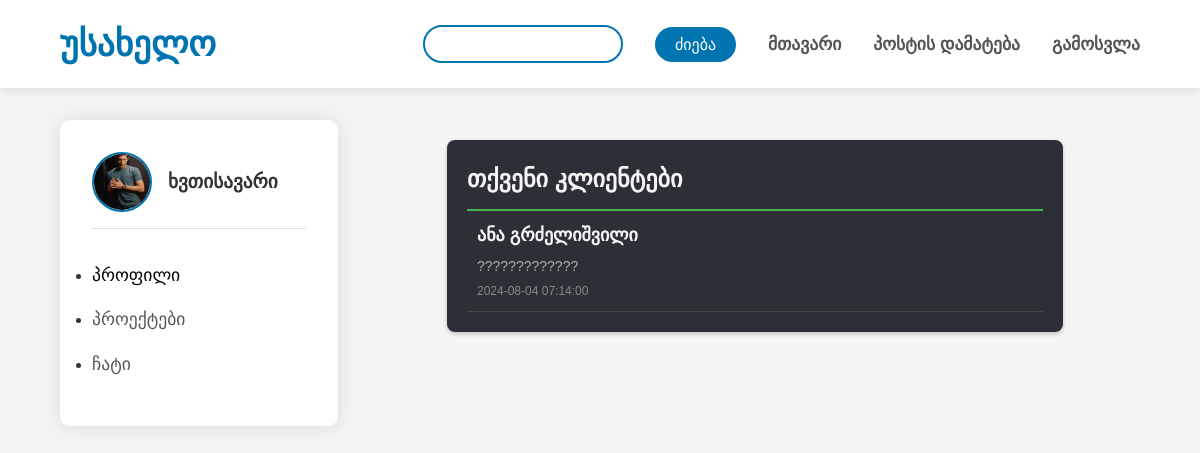
The page /chats (signed in) on the database its author committed.
### models.py (models this page shows, shortened)
class User(db.Model, UserMixin):
    id = db.Column(db.Integer, primary_key=True)
    username = db.Column(db.String(80), nullable=False)
    email = db.Column(db.String(120), unique=True, nullable=False)
    date_registered = db.Column(db.DateTime, nullable=False, default=datetime.utcnow)
    password = db.Column(db.String(120), nullable=False)
    friend_of = db.relationship('Friendship', backref='user')
    img = db.Column(db.String, nullable=False)

class Message(db.Model):
    id = db.Column(db.Integer, primary_key=True)
    sender_username = db.Column(db.String(150), nullable=False)
    receiver_username = db.Column(db.String(150), nullable=False)
    content = db.Column(db.Text, nullable=False)
    timestamp = db.Column(db.DateTime, default=datetime.utcnow)

### routes.py (the view)
@app.route('/chats')
@login_required
def chats():
    friends = Friendship.query.filter_by(username=current_user.username).all()
    recent_chats = []
    for friend in friends:
        recent_message = Message.query.filter(
            ((Message.sender_username == current_user.username) & (Message.receiver_username == friend.get_friend_username())) |
            ((Message.sender_username == friend.get_friend_username()) & (Message.receiver_username == current_user.username))
        ).order_by(Message.timestamp.desc()).first()
        recent_chats.append((friend.get_friend_username(), recent_message))
    return render_template('chats.html', recent_chats=recent_chats)

### models.py (called while the page is built)
    def get_friend_username(self):
        friend = User.query.get(self.friend_id)
        return friend.username if friend else None

### routes.py (called while the page is built)
@login_manager.user_loader
def load_user(user_id):
    return User.query.get(int(user_id))

### templates/chats.html
{% extends "base.html" %}
{% block styles %}
<link rel="stylesheet" href="{{ url_for('static', filename='styles/chat.css') }}">
{% endblock %}
{% block content %}
<div class="chats">
    <h2>თქვენი კლიენტები</h2>
    <ul class="chats-list">
        {% for friend_username, recent_message in recent_chats %}
        <li class="chat-item">
            <a href="{{ url_for('chat_with_user', username=friend_username) }}">
                <h3>{{ friend_username }}</h3>
                {% if recent_message %}
                <p class="recent-message">{{ recent_message.content }}</p>
                <small>{{ recent_message.timestamp.strftime('%Y-%m-%d %H:%M:%S') }}</small>
                {% endif %}
            </a>
        </li>
        {% endfor %}
    </ul>
</div>
{% endblock %}

### templates/base.html (shortened to what this page needs)
<!DOCTYPE html>
<html lang="ka">
<head>
    <link rel="stylesheet" href="/static/styles/base.css">
    {% block styles %}{% endblock %}
</head>
<body>
    <header>
        <nav>
            <h1>უსახელო</h1>
            <ul>
                {% if current_user.is_authenticated %}
                <input class="search-input" type="search">
                <input class="submit-input" type="submit" value="ძიება" style="font-family: TBC;">
                <li><a href="/">მთავარი</a></li>
                <li><a href="/add_post">პოსტის დამატება</a></li>
                <li><a href="/logout">გამოსვლა</a></li>
                {% else %}
                <li><a href="/login">შესვლა</a></li>
                <li><a href="/register">რეგისტრაცია</a></li>
                {% endif %}
            </ul>
        </nav>
    </header>
    <div class="container">
        {% if current_user.is_authenticated %}
        <aside>
            <div class="user-info">
                <img src="{{ url_for('static', filename='uploads/' ~ current_user.img) }}" alt="მომხმარებლის სურათი"
                    class="user-image">
                <p class="username">{{ current_user.username }}</p>
            </div>
            <ul class="side-links">
                <li><a href="{{ url_for('profile', username=current_user.username) }}" style="text-decoration: none; color: rgb(0, 0, 0);">პროფილი</a></li>
                <li><a href="/profile">პროექტები</a></li>
                <li><a href="/chats">ჩატი</a></li>
            </ul>
        </aside>
        {% endif %}
        <main>
            {% block content %}{% endblock %}
        </main>
    </div>
</body>
</html>

### static/styles/base.css (style rules this page uses)
* { margin: 0; padding: 0; box-sizing: border-box; }
html, body { height: 100%; font-family: 'TBC', Arial, sans-serif; line-height: 1.6; color: #333; background-color: #f4f4f4; overflow-x: hidden; }
header { background-color: #ffffff; box-shadow: 0 2px 10px rgba(0,0,0,0.1); position: sticky; top: 0; z-index: 1000; }
nav { display: flex; justify-content: space-between; align-items: center; padding: 1rem 5%; max-width: 1400px; margin: 0 auto; }
nav h1 { font-size: 2.2rem; color: #0073b1; font-weight: bold; }
nav ul { list-style: none; display: flex; gap: 2rem; align-items: center; }
nav ul li a { color: #555; text-decoration: none; font-weight: 600; transition: color 0.3s ease; font-size: 1.1rem; }
.search-input { border: 2px solid #0073b1; border-radius: 20px; padding: 8px 15px; font-size: 1rem; width: 200px; transition: all 0.3s ease; }
.submit-input { background-color: #0073b1; color: white; border: none; padding: 8px 20px; border-radius: 20px; cursor: pointer; font-size: 1rem; transition: background-color 0.3s ease; }
.container { display: flex; min-height: calc(100vh - 70px); max-width: 1400px; margin: 0 auto; padding: 2rem 5%; }
aside { width: 278px; background-color: #ffffff; padding: 2rem; border-radius: 10px; box-shadow: 0 0 20px rgba(0,0,0,0.1); margin-right: 2rem; height: fit-content; }
.user-info { display: flex; align-items: center; gap: 1rem; margin-bottom: 2rem; padding-bottom: 1rem; border-bottom: 1px solid #e0e0e0; }
.user-image { width: 60px; height: 60px; border-radius: 50%; object-fit: cover; border: 2px solid #0073b1; }
.username { font-size: 1.2rem; font-weight: 600; color: #333; }
.side-links li { margin-bottom: 1rem; }
.side-links a { text-decoration: none; color: #555; font-size: 1.1rem; display: flex; align-items: center; transition: color 0.3s ease; }
main { flex: 1; }

### static/styles/chat.css (style rules this page uses)
.chats { width: 80%; max-width: 800px; margin: 20px auto; padding: 20px; border-radius: 8px; background-color: #2c2f36; color: #f5f5f5; box-shadow: 0 2px 4px rgba(0, 0, 0, 0.2); }
.chats h2 { margin: 0; padding-bottom: 10px; font-size: 24px; border-bottom: 2px solid #4CAF50; }
.chats-list { list-style: none; padding: 0; margin: 0; }
.chat-item { padding: 10px; border-bottom: 1px solid #444; transition: background-color 0.3s; }
.chat-item a { color: #f5f5f5; text-decoration: none; display: flex; flex-direction: column; }
.chat-item a h3 { margin: 0; font-size: 18px; }
.chat-item a .recent-message { font-size: 14px; color: #b0b0b0; margin: 5px 0; }
.chat-item a small { font-size: 12px; color: #888; }

### rows shown on the page
User: img (picture), username "ხვთისავარი"
User: username "ანა გრძელიშვილი", content "?????????????", timestamp "2024-08-04 07:14:00"
